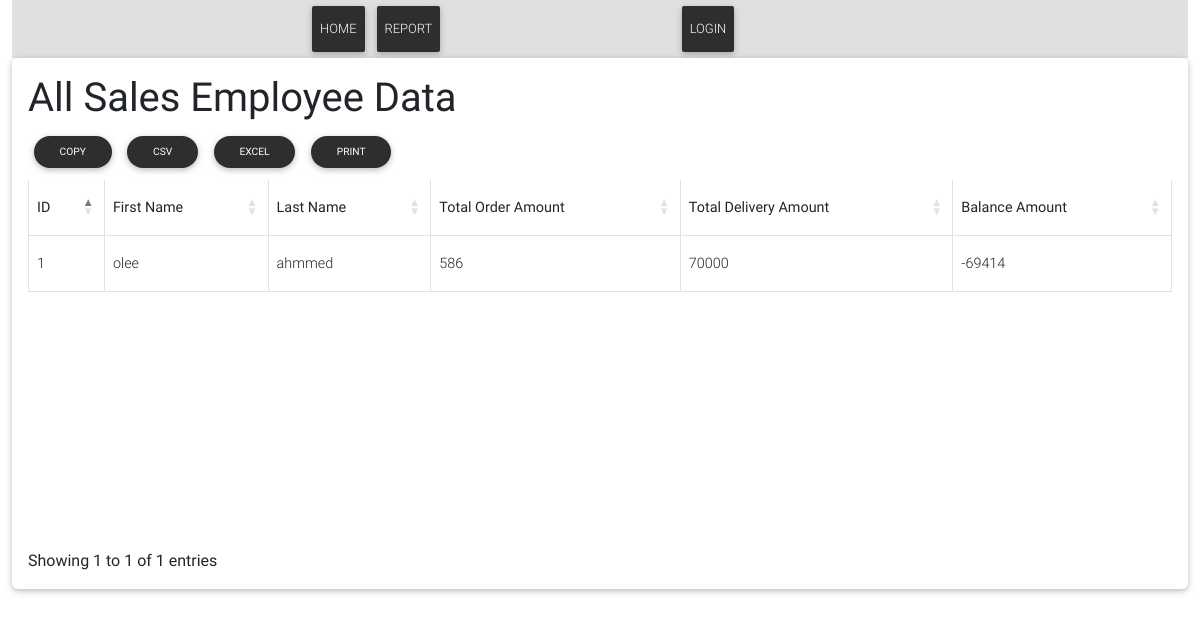
The app's page /report/Marketing/all_sales_employee_data/ with its own data.
### Sales/models.py (models this page shows, shortened)
class SalesEmployee(models.Model):
    first_name = models.CharField(max_length=100)
    last_name = models.CharField(max_length=100)
    email = models.EmailField(unique=True)
    phone_number = models.CharField(max_length=15)
    hire_date = models.DateField()
    active = models.BooleanField(default=False)  # New field for active status

### Report/salesemployeeviews.py (the view)
# urls.py: path('Marketing/all_sales_employee_data/', salesemployeeviews.all_sales_employee_data, name='all_sales_employee_data'),
def all_sales_employee_data(request):
    sales_employees = SalesEmployee.objects.all()
    for sales_employee in sales_employees:
        sales_employee.total_order_amount = SalesOrderInfo.objects.filter(sales_employee=sales_employee).aggregate(total_amount=Sum('totalAmount'))['total_amount'] or 0
        sales_employee.total_delivery_amount = DeliveryInfo.objects.filter(sales_employee=sales_employee).aggregate(total_amount=Sum('totalAmount'))['total_amount'] or 0
        sales_employee.balance_amount = sales_employee.total_order_amount - sales_employee.total_delivery_amount
    return render(request, 'salesEmployee/all_sales_employee_data.html', {'sales_employees': sales_employees})

### Report/templates/salesEmployee/all_sales_employee_data.html
{% extends 'basereport.html' %}
{% load static %}
{% block content %}
<section class="section card mb-5">
    <div class="card-body">
    <h1>All Sales Employee Data</h1>
    <table  id="itemsTable" class="table table-bordered">
        <thead>
            <tr>
                <th>ID</th>
                <th>First Name</th>
                <th>Last Name</th>
                <th>Total Order Amount</th>
                <th>Total Delivery Amount</th>
                <th>Balance Amount</th>
            </tr>
        </thead>
        <tbody>
            {% for sales_employee in sales_employees %}
                <tr>
                    <td>{{ sales_employee.id }}</td>
                    <td>{{ sales_employee.first_name }}</td>
                    <td>{{ sales_employee.last_name }}</td>
                    <td>{{ sales_employee.total_order_amount }}</td>
                    <td>{{ sales_employee.total_delivery_amount }}</td>
                    <td>{{ sales_employee.balance_amount }}</td>
                </tr>
            {% endfor %}
        </tbody>
    </table>
{% endblock %}

### records on screen
SalesEmployee: id "1", first_name "olee", last_name "ahmmed", total_order_amount "586", total_delivery_amount "70000", balance_amount "-69414"
